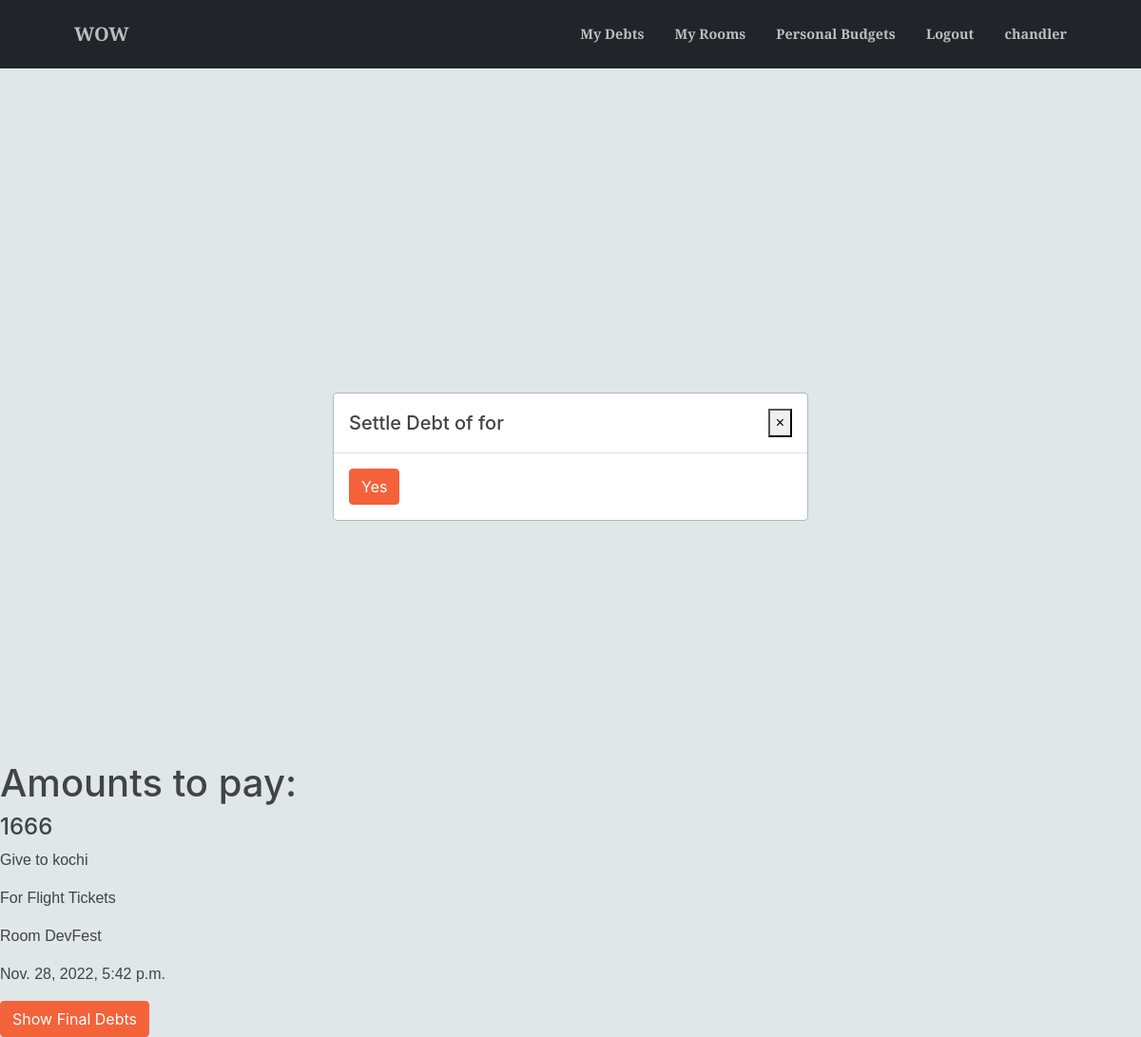
Screenshot of /splitter/my_debtsSettleDebts/3 (signed in) with the database file from the repository.
### splitter/models.py (models this page shows, shortened)
class User(AbstractUser):
    pass

class debt(models.Model):
    room = models.ForeignKey(room,on_delete = models.CASCADE, related_name = 'room_debts')
    transaction = models.ForeignKey(transaction, on_delete = models.CASCADE, related_name = 'transactions_debt')
    sender = models.ForeignKey(User, on_delete = models.CASCADE, related_name = 'transaction_sender')
    receiver = models.ForeignKey(User, on_delete= models.CASCADE, related_name = 'transaction_receiver')
    amount = models.IntegerField()

class transaction(models.Model):
    room = models.ForeignKey(room, on_delete = models.CASCADE, related_name = 'room_transaction')
    amount = models.IntegerField()
    reason = models.CharField(max_length = 250)
    created_at = models.DateTimeField(auto_now=True)
    payer = models.ForeignKey(User, on_delete = models.CASCADE, related_name = 'transaction_payer')
    splitters = models.ManyToManyField(User, related_name = "transaction_members")

class room(models.Model):
    creater = models.ForeignKey(User,on_delete=models.CASCADE,related_name="creater")
    name = models.CharField(max_length=250)
    members = models.ManyToManyField(User,through="room_members")

### splitter/views.py (the view, shortened to what this page needs)
# urls.py: path('my_debtsSettleDebts/<int:pk>',views.my_debtsSettleDebts,name="my_debtsSettleDebts"),
def my_debtsSettleDebts(request,pk):
    income = debt.objects.filter(pk=pk)
    expense = debt.objects.filter(pk=pk)
    query = request.GET.get("q", None)
    return render(request,'my_debtsSettleDebts.html',{'incomes':income,'expenses':expense, 'pkey':pk})

### splitter/templates/my_debtsSettleDebts.html (shortened to what this page needs)
{% extends 'base.html' %}
{% load static %}
{% block content %}
    <div class="modal-dialog modal-dialog-centered">
      <div class="modal-content">
        <div class="modal-header">
          <h5 class="modal-title">Settle Debt of {{ usname}} for {{ t_reason }}</h5>
          <button type="button" class="close" data-dismiss="modal" aria-label="Close">
            <span aria-hidden="true">&times;</span>
          </button>
        </div>
        <div class="modal-body">
          <form action="{% url 'splitter:delete_debt' pk=pkey %}" method="post">
            <input type="submit" value="Yes" class="btn btn-primary">
          </form>
        </div>
      </div>
    </div>
<div class="my-debts-expense">
<h1>Amounts to pay:</h1>
<div class="row">
  {% if expenses.count == 0 %}
  <h4>No amounts to pay!!!</h4>
  {% else %}
  {% for expense in expenses %}
  <div class="col-lg-3 col-md-4 col-sm-6 col-12">
    <div class="my-debts-expense-info">
      <h4>{{ expense.amount }}</h4>
      <p>Give to {{ expense.receiver.username }}</p>
      <p>For {{ expense.transaction.reason }}</p>
      <p>Room {{ expense.room.name }}</p>
      <p>{{ expense.transaction.created_at }}</p>
    </div>
  </div>
  {% endfor %}
  {% endif %}
</div>
</div>
<a href="{% url 'splitter:final_settlements' %}" class="btn btn-primary final-debts-button">Show Final Debts</a>
{% endblock %}

### splitter/templates/base.html (shortened to what this page needs)
{% load static %}
<!DOCTYPE html>
<html lang="en">
    <head>
        <link href="https://cdn.jsdelivr.net/npm/bootstrap-icons@1.5.0/font/bootstrap-icons.css" rel="stylesheet" />
        <link href="https://cdnjs.cloudflare.com/ajax/libs/SimpleLightbox/2.1.0/simpleLightbox.min.css" rel="stylesheet" />
        <link href="{% static 'css/styles.css' %}" rel="stylesheet" />
    </head>
    <body id="page-top">
        <nav class="navbar navbar-expand-lg navbar-dark bg-dark fixed-top py-3" id="mainNav">
            <div class="container px-4 px-lg-5">
                <a class="navbar-brand" href="#page-top">WOW</a>
                <div class="collapse navbar-collapse" id="navbarResponsive">
                    <ul class="navbar-nav ms-auto my-2 my-lg-0">
                        {% if user.is_authenticated %}
                        <li class="nav-item"><a class="nav-link" href="{% url 'splitter:my_debts' %}">My Debts</a></li>
                        <li class="nav-item"><a class="nav-link" href="{% url 'splitter:room_list' %}">My Rooms</a></li>
                        <li class="nav-item"><a class="nav-link" href="{% url 'splitter:personal_budget' %}">Personal Budgets</a></li>
                        <li class="nav-item"><a class="nav-link" href="{% url 'splitter:logout' %}">Logout</a></li>
                        <li class="nav-item"><a class="nav-link" href="#">{{ user.username }}</a></li>
                        {% else %}
                        <li class="nav-item"><a class="nav-link" href="{% url 'splitter:joinus' %}"><p>Join Us</p></a></li>
                        {% endif %}
                    </ul>
                </div>
            </div>
        </nav>
        {% block content %}
        {% endblock %}
    </body>
</html>

### splitter/templates/my_debtsSettleDebts.html (style rules this page uses)
body { color: #434343; background: #dfe7e9; font-family: 'Varela Round', sans-serif; padding-top: 160px; }

### rows the page displays
User: username "chandler"
debt: amount "1666", receiver.username "kochi", transaction.reason "Flight Tickets", room.name "DevFest", transaction.created_at "Nov. 28, 2022, 5:42 p.m."
